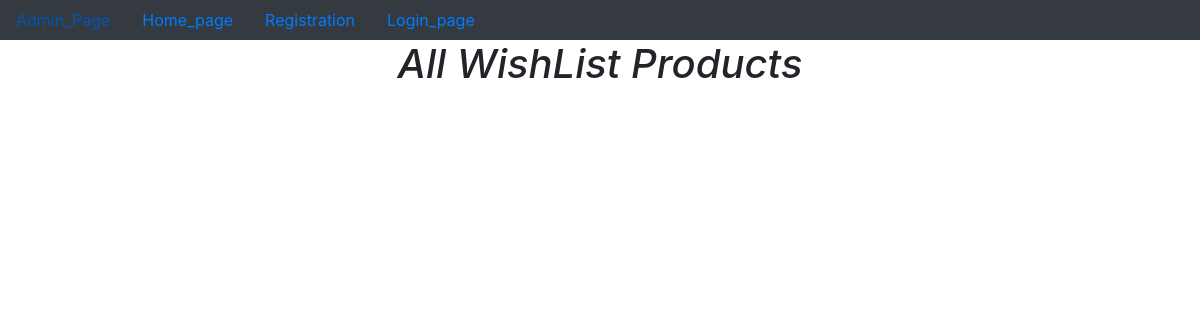
The app's page /wishlist/, older data.
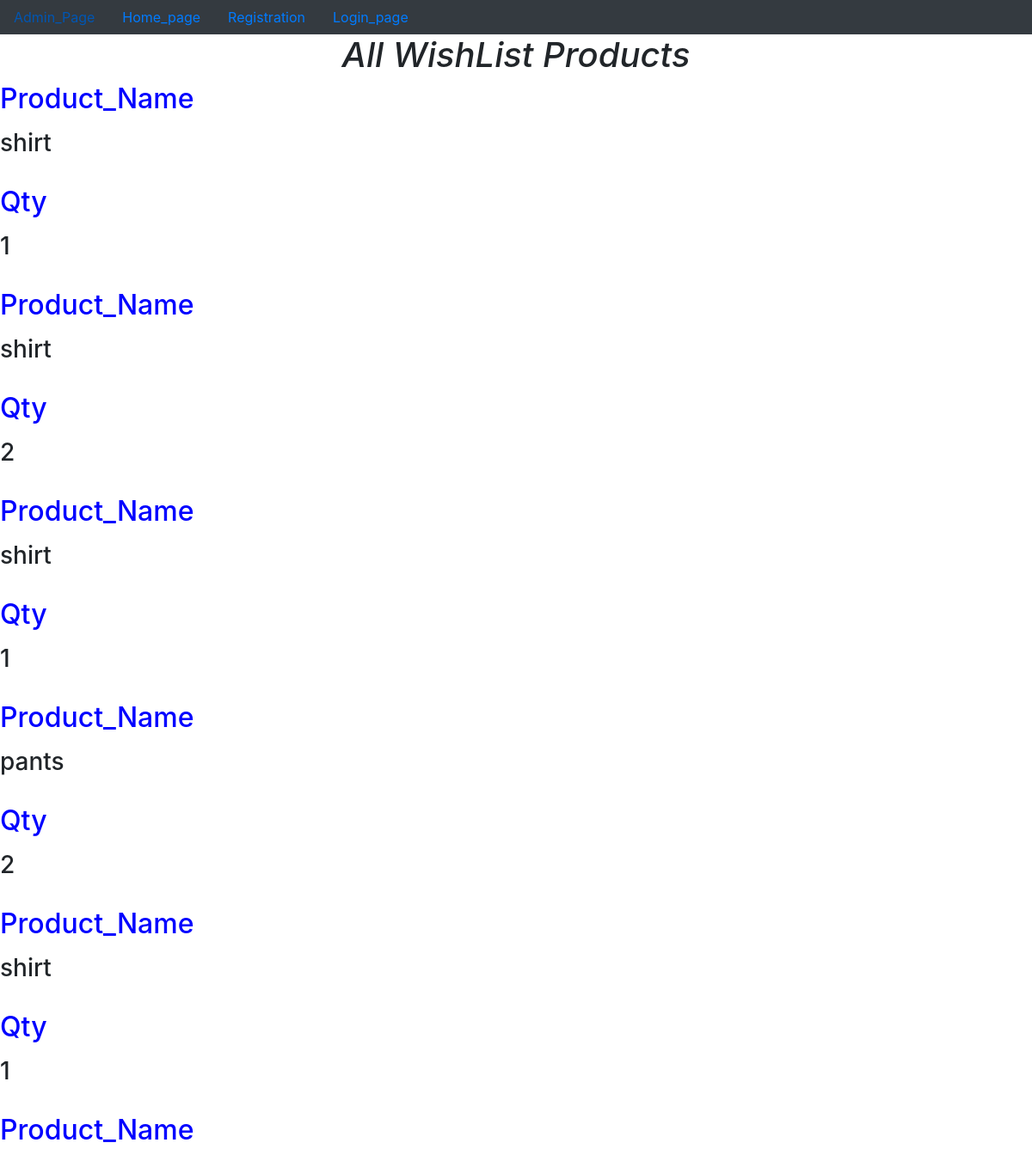
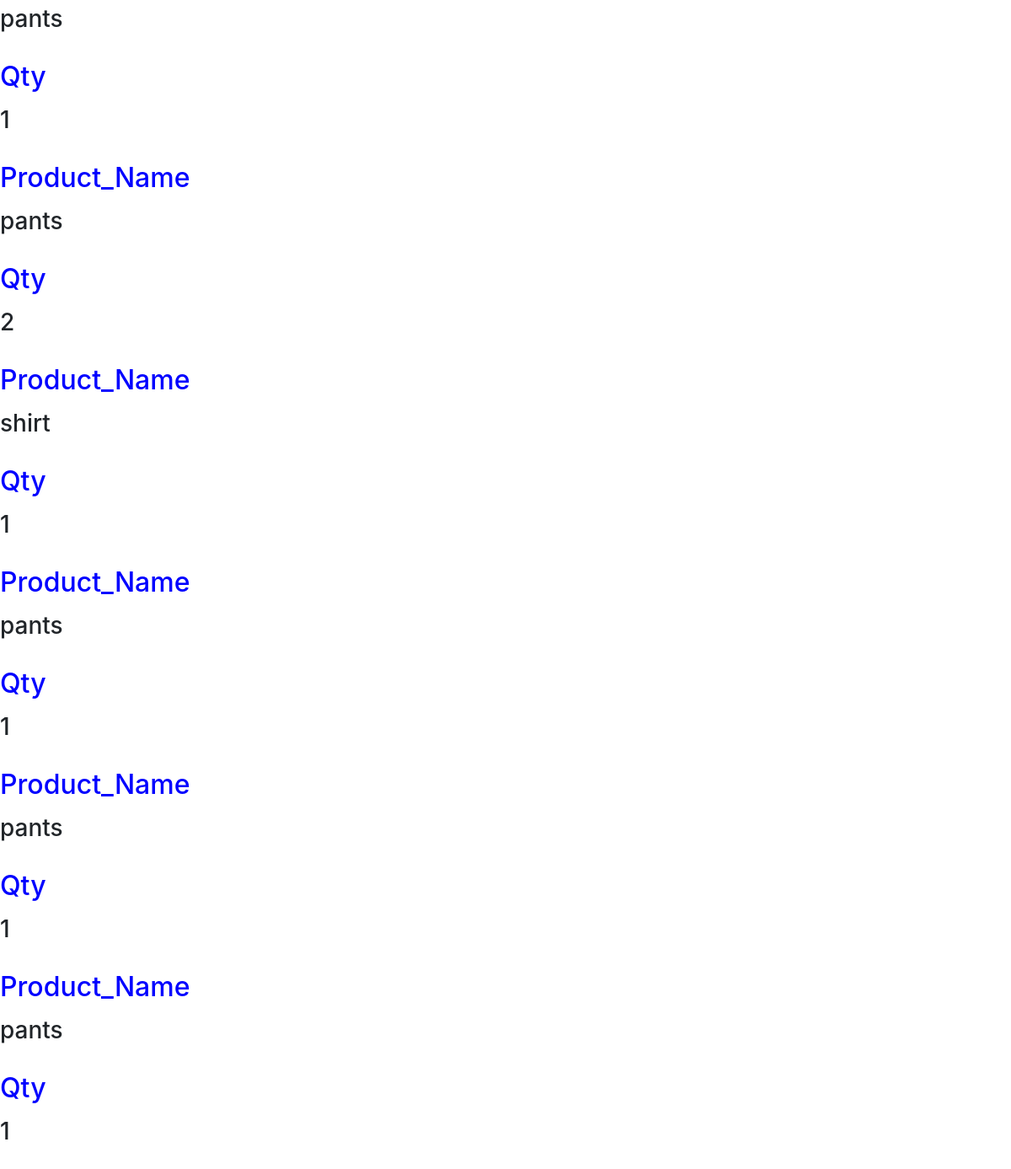
The same page, newer data (2 pictures, top to bottom).
### reg_app/models.py (models this page shows)
class Wishlist(models.Model):
    user=models.ForeignKey(CustomUser,on_delete=models.CASCADE,null=True,blank=True)
    products=models.ForeignKey(product,on_delete=models.CASCADE,null=True,blank=True)
    qty=models.IntegerField(default=1)

class product(models.Model):
    pname=models.CharField(max_length=100)
    qty=models.IntegerField(default=1)
    price=models.DecimalField(max_digits=10,decimal_places=2)
    img=models.URLField()
    dealer=models.ForeignKey(CustomUser,on_delete=models.CASCADE,null=True,blank=True)
    def __str__(self):
        return self.pname

### reg_app/views.py (the view)
# urls.py: path('wishlist/',wishlist,name='wishlist'),
def wishlist(request):
    products=Wishlist.objects.all()
    return render(request,'displaywishlist.html',{'products':products})

### templates/displaywishlist.html (shortened to what this page needs)
{% extends 'base.html' %}
{% block block_body %}
<center>
    <i><h1>All WishList Products</h1></i>
</center>
{% for iteam in products %}
<label for="" style="color: blue;"><h2>Product_Name</h2></label>
<h3> {{iteam.products}}</h3>
 <br>
 <label for="" style="color: blue;"><h2>Qty</h2></label>
<h3> {{iteam.qty}}</h3>
 <br>
 {% endfor %}
{% endblock %}

### templates/base.html (shortened to what this page needs)
<!doctype html>
<html lang="en">
  <head>
    <link rel="stylesheet" href="https://cdn.jsdelivr.net/npm/bootstrap@4.6.2/dist/css/bootstrap.min.css">
  </head>
  <body>
    <nav class="nav bg-dark nav-dark">
        <a href="{% url 'admin:index' %}" class="nav-link">Admin_Page</a>
        <a href="{% url 'homepage' %}" class="nav-link">Home_page</a>
        <a href="{% url 'Registration' %}" class="nav-link">Registration</a>
        <a href="{% url 'loginpage' %}" class="nav-link">Login_page</a>
    </nav>
  </body>
  {% block block_body %}
  {% endblock %}
</html>

Row changes from the older to the newer data that the page shows:
added Wishlist: products "shirt", qty "1"
added Wishlist: products "shirt", qty "2"
added Wishlist: products "shirt", qty "1"
added Wishlist: products "pants", qty "2"
added Wishlist: products "shirt", qty "1"
added Wishlist: products "pants", qty "1"
added Wishlist: products "pants", qty "2"
added Wishlist: products "shirt", qty "1"
added Wishlist: products "pants", qty "1"
added Wishlist: products "pants", qty "1"
added Wishlist: products "pants", qty "1"
